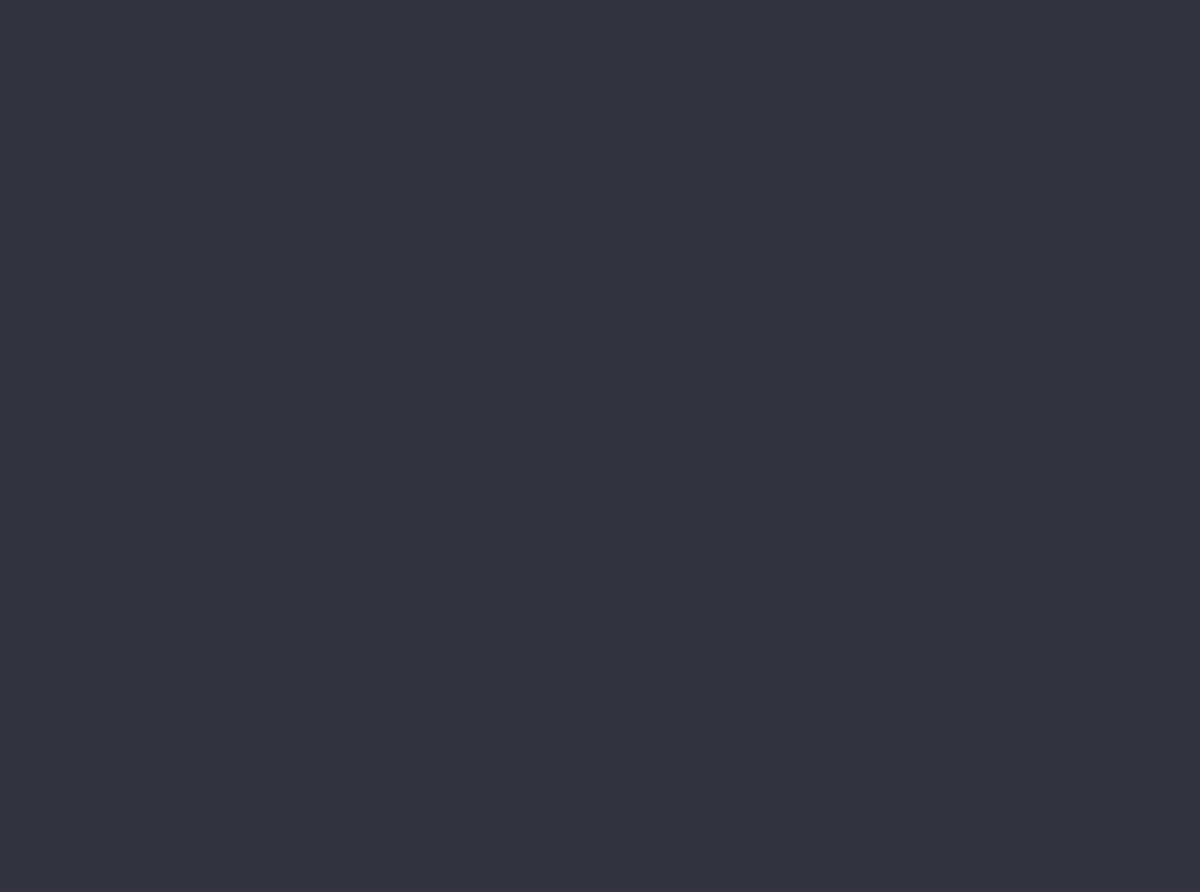
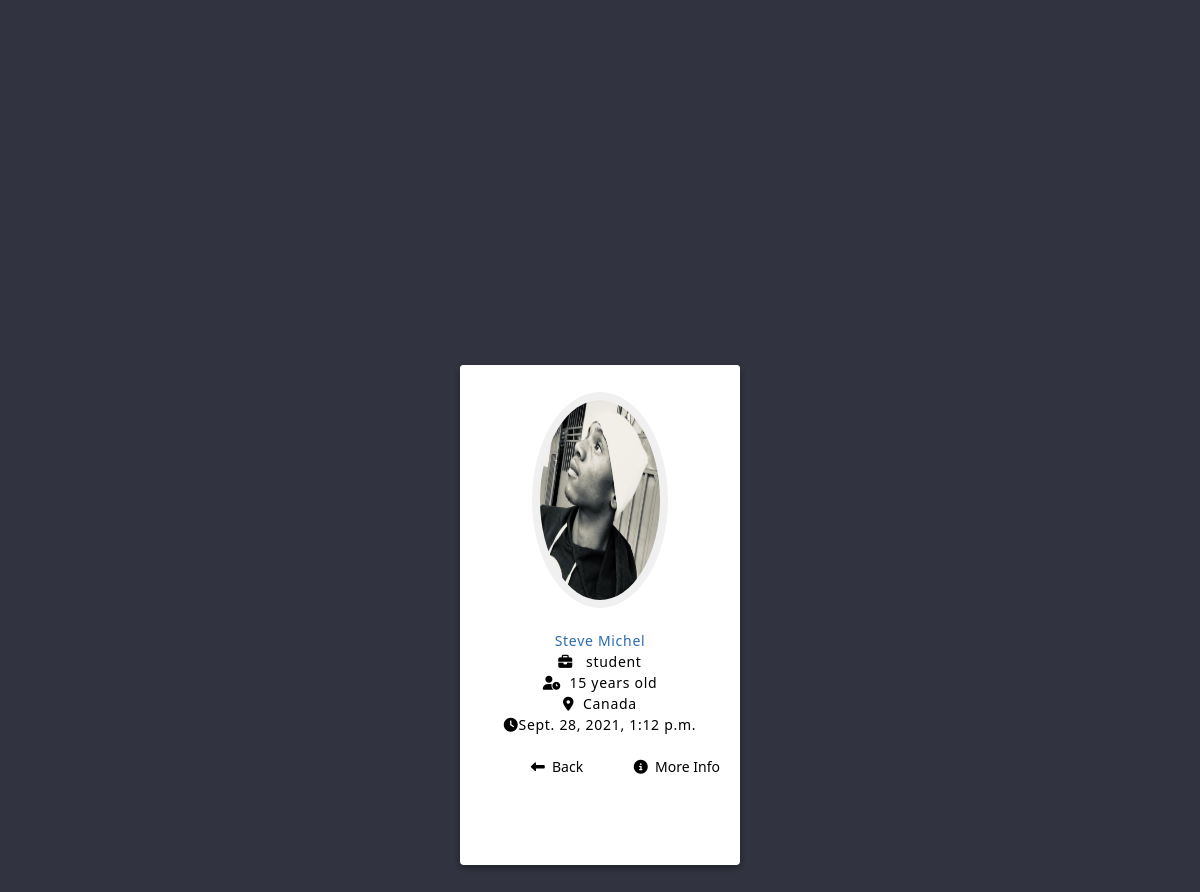
Page /detail/1/ on the committed database (2 pictures, top to bottom).
### records/models.py (models this page shows, shortened)
class GoCustomerRegistration(models.Model):
    name = models.CharField(max_length=300, verbose_name='Full name')
    email = models.EmailField(null=False)
    type = models.CharField(max_length=20, verbose_name='Customer Type')
    destination = models.CharField(max_length=30, null=False, verbose_name='Destination')
    time_of_submission = models.DateTimeField(auto_now_add=True, null=False, verbose_name=' Submit Time')
    phone_number = models.IntegerField(verbose_name='Phone number')
    age = models.IntegerField(verbose_name="Age", null=False)
    photo = models.ImageField(max_length=10000, verbose_name='Customer Picture',
                              null=False, upload_to='customers/profiles/')
    documents = models.FileField(upload_to='%Y/customers/documents/')
    class Meta:
        ordering = ["time_of_submission"]
        verbose_name = "Customer Registration"
        verbose_name_plural = "Customers Registration"

### records/views.py (the view)
# urls.py: path('detail/<int:pk>/', customer_detail, name='customer_detail'),
def customer_detail(request, pk):
    customer = GoCustomerRegistration.objects.get(id=pk)
    custom = GoCustomerStatus.objects.get(name_id=pk)
    context_z = {
        'customer': customer,
        'custom': custom,
    }
    return render(request, 'customer_detail.html', context_z)

### templates/customer_detail.html (shortened to what this page needs)
<!DOCTYPE html>
{% load static %}
<html lang="en">
<head>
    <link href="//netdna.bootstrapcdn.com/twitter-bootstrap/2.3.2/css/bootstrap-combined.no-icons.min.css"
          rel="stylesheet">
    <link rel="stylesheet" href="{% static 'fonts/fontawesome-all.min.css' %}">
    <link rel="stylesheet" href="{% static 'fonts/font-awesome.min.css' %}">
    <link rel="stylesheet" href="{% static 'fonts/fontawesome5-overrides.min.css' %}">
    <link href="https://unpkg.com/tailwindcss@^1.0/dist/tailwind.min.css" rel="stylesheet">
    <link href="//netdna.bootstrapcdn.com/font-awesome/3.2.1/css/font-awesome.css" rel="stylesheet">
    <link rel="stylesheet" href="{% static 'css/new.css' %}">
</head>
<body style="background: url({% static 'img/background.jpg' %}) "
      class="font-sans antialiased text-gray-900 leading-normal tracking-wider bg-cover">
<aside class="profile-card">
    <header>
        <a class="dol" href="{{ customer.photo.url }}">
            <img width="100px" height="10px" src="{{ customer.photo.url }}" alt=""/>
        </a>
        <h3 class="text-blue-700">{{ customer.name }}</h3>
        <h4><i class="fas fa-briefcase"></i>
            {{ customer.type }}</h4>
        <p><i class="fas fa-user-clock"></i>
            &nbsp;{{ customer.age }}&nbsp;years old</p>
        <p>
            <i class="fas fa-map-marker-alt"></i>
            &nbsp;{{ customer.destination }}
        </p>
        <p>
            <i class="fas fa-clock"></i>{{ customer.time_of_submission }}
        </p>
        <br>
        <div class="xl:w-48">
        <span>
            <a href="{% url 'preview' %}">
                <button type="button">
                <i class="fas fa-long-arrow-alt-left"></i>&nbsp;
                Back
            </button>
        </a>
        </span>
            <span>
                <a class="float-right" href="{% url "customer" custom.name_id %}">
                    <button type="button">
                <i class="fas fa-info-circle"></i>&nbsp;
                More Info
            </button>
        </a>
            </span>
        </div>
    </header>
</aside>
</body>
</html>

### static/css/new.css (style rules this page uses)
:root { --webkit-box-shadow: 0; }
html { height: 100%; }
body { background: #bcdee7 url("../img/background.jpg") no-repeat center center fixed; background-size: 120% auto; position: fixed; padding: var(--webkit-box-shadow); margin: var(--webkit-box-shadow); width: 100%; height: 100%; font: normal 14px/1.618em "Roboto", sans-serif; -webkit-font-smoothing: antialiased; }
body:before { content: ""; height: var(--webkit-box-shadow); padding: var(--webkit-box-shadow); border: 110em solid #313440; position: absolute; left: 50%; top: 100%; z-index: 2; display: block; -webkit-border-radius: 50%; border-radius: 50%; -webkit-transform: translate(-50%, -50%); transform: translate(-50%, -50%); -webkit-animation: puff_portrait 0.5s 1.8s cubic-bezier(0.55, 0.055, 0.675, 0.19) forwards, borderRadius 0.2s 2.3s linear forwards; animation: puff_portrait 0.5s 1.8s cubic-bezier(0.55, 0.055, 0.675, 0.19) forwards, borderRadius 0.2s 2.3s linear forwards; }
p { margin: var(--webkit-box-shadow); }
.profile-card { background: #FFB300; width: 56px; height: 400px; position: absolute; left: 50%; top: 50%; z-index: 2; overflow: hidden; opacity: 0; margin-top: 70px; -webkit-transform: translate(-50%, -50%); transform: translate(-50%, -50%); -webkit-border-radius: 50%; border-radius: 50%; -webkit-box-shadow: var(--webkit-box-shadow) 3px 6px rgba(0, 0, 0, 0.16), var(--webkit-box-shadow) 3px 6px rgba(0, 0, 0, 0.23); box-shadow: var(--webkit-box-shadow) 3px 6px rgba(0, 0, 0, 0.16), var(--webkit-box-shadow) 3px 6px rgba(0, 0, 0, 0.23); -webkit-animation: init 0.5s 0.2s cubic-bezier(0.55, 0.055, 0.675, 0.19) forwards, moveDown 1s 0.8s cubic-bezier(0.6, -0.28, 0.735, 0.045) forwards, moveUp 1s 1.8s cubic-bezier(0.175, 0.885, 0.32, 1.275) forwards, materia_landscape 0.5s 2.7s cubic-bezier(0.86, 0, 0.07, 1) forwards; animation: init 0.5s 0.2s cubic-bezier(0.55, 0.055, 0.675, 0.19) forwards, moveDown 1s 0.8s cubic-bezier(0.6, -0.28, 0.735, 0.045) forwards, moveUp 1s 1.8s cubic-bezier(0.175, 0.885, 0.32, 1.275) forwards, materia_landscape 0.5s 2.7s cubic-bezier(0.86, 0, 0.07, 1) forwards; }
.profile-card header { width: 179px; height: 280px; padding: 40px 20px 30px 20px; display: inline-block; float: left; border-right: 2px dashed #EEEEEE; background: #FFFFFF; color: #000000; margin-top: 50px; opacity: 0; text-align: center; -webkit-animation: moveIn 1s 3.1s ease forwards; animation: moveIn 1s 3.1s ease forwards; }
.profile-card header .dol { display: inline-block; text-align: center; position: relative; margin: 25px 30px; }
.profile-card header .dol > img { height: 200px; width: 120px; max-width: 100%; -webkit-border-radius: 50%; border-radius: 50%; -webkit-transition: -webkit-box-shadow 0.3s ease; transition: box-shadow 0.3s ease; -webkit-box-shadow: var(--webkit-box-shadow) var(--webkit-box-shadow) var(--webkit-box-shadow) 8px rgba(0, 0, 0, 0.06); box-shadow: var(--webkit-box-shadow) var(--webkit-box-shadow) var(--webkit-box-shadow) 8px rgba(0, 0, 0, 0.06); }
@media screen and (min-height: 480px) { .profile-card { -webkit-animation: init 0.5s 0.2s cubic-bezier(0.55, 0.055, 0.675, 0.19) forwards, moveDown 1s 0.8s cubic-bezier(0.6, -0.28, 0.735, 0.045) forwards, moveUp 1s 1.8s cubic-bezier(0.175, 0.885, 0.32, 1.275) forwards, materia_portrait 0.5s 2.7s cubic-bezier(0.86, 0, 0.07, 1) forwards; animation: init 0.5s 0.2s cubic-bezier(0.55, 0.055, 0.675, 0.19) forwards, moveDown 1s 0.8s cubic-bezier(0.6, -0.28, 0.735, 0.045) forwards, moveUp 1s 1.8s cubic-bezier(0.175, 0.885, 0.32, 1.275) forwards, materia_portrait 0.5s 2.7s cubic-bezier(0.86, 0, 0.07, 1) forwards; } }
@media screen and (min-height: 480px) { .profile-card header { width: auto; height: auto; padding: 30px 20px; display: block; float: none; border-right: none; } }

### rows in the picture
GoCustomerRegistration: photo (picture), name "Steve Michel", type "student", age "15", destination "Canada", time_of_submission "Sept. 28, 2021, 1:12 p.m."
